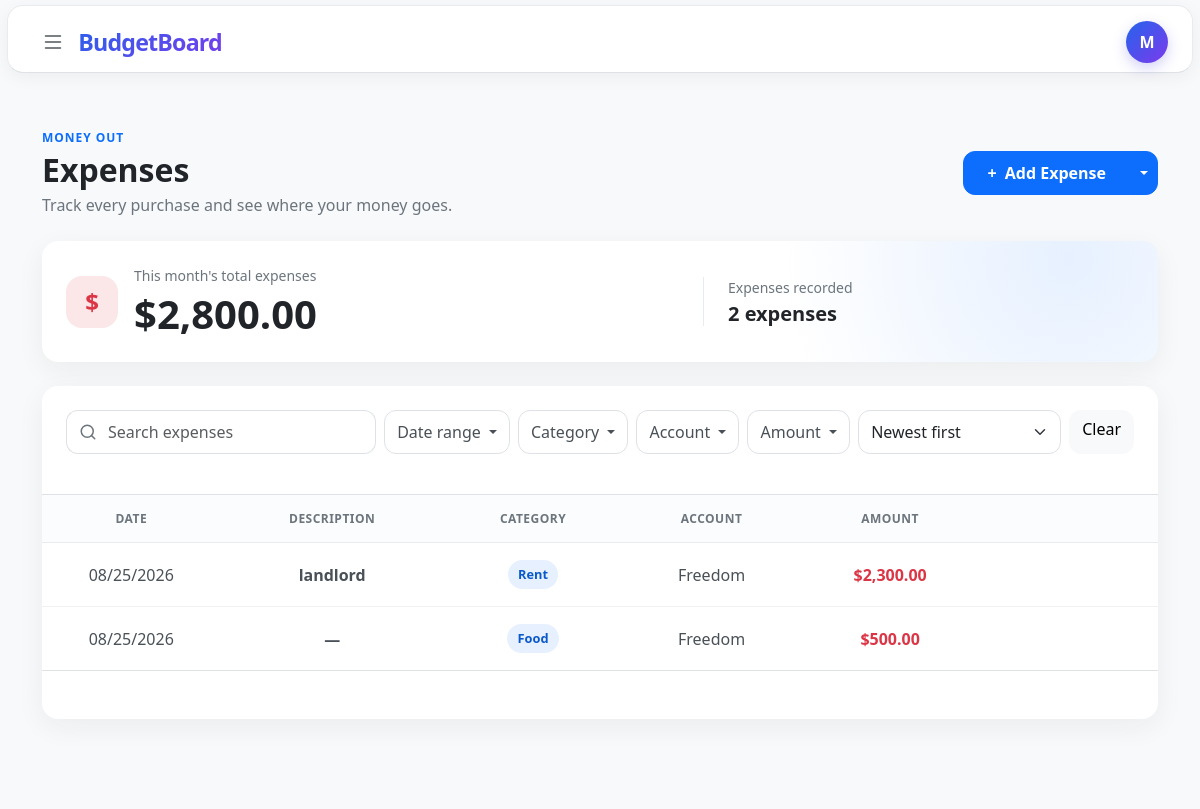
/expenses (signed in), run on the app's committed database.
### tables this page shows
CREATE TABLE expenses (
    id INTEGER PRIMARY KEY AUTOINCREMENT,
    user_id INTEGER NOT NULL,
    amount NUMERIC NOT NULL,
    category_id INTEGER NOT NULL,
    description TEXT,
    account_id INTEGER NOT NULL,
    date DATETIME NOT NULL DEFAULT CURRENT_TIMESTAMP,
    added_at DATETIME NOT NULL DEFAULT CURRENT_TIMESTAMP,

    FOREIGN KEY (user_id) REFERENCES users(id),
    FOREIGN KEY (category_id) REFERENCES categories(id),
    FOREIGN KEY (account_id) REFERENCES accounts(id)
);

CREATE TABLE categories (
    id INTEGER PRIMARY KEY AUTOINCREMENT,
    user_id INTEGER NOT NULL,
    name TEXT NOT NULL COLLATE NOCASE,
    type TEXT NOT NULL CHECK (
        type IN ('income', 'expense')
    ),
    created_at DATETIME NOT NULL DEFAULT CURRENT_TIMESTAMP,

    FOREIGN KEY (user_id) REFERENCES users(id),
    UNIQUE (user_id, name, type)
);

CREATE TABLE accounts(
    id INTEGER PRIMARY KEY AUTOINCREMENT,
    user_id INTEGER NOT NULL,
    name TEXT NOT NULL,
    type TEXT NOT NULL CHECK (
        type IN (
            'checking',
            'savings',
            'cash',
            'credit card',
            'investment',
            'other'
        )
    ),
    bank TEXT,
    created_at DATETIME NOT NULL DEFAULT CURRENT_TIMESTAMP, active INTEGER NOT NULL DEFAULT 1
CHECK (active IN (0, 1)),

    FOREIGN KEY (user_id) REFERENCES users(id)
);

### app.py (the view)
@app.route("/expenses", defaults={"limit": "10"}, methods=["GET", "POST"])
@app.route("/expenses/<limit>", methods=["GET", "POST"])
@login_required
def expenses(limit):
    return transaction_page(db, "expenses", limit)

### templates/expenses.html (shortened to what this page needs)
{% extends "layout.html" %}
{% from "_transaction_rows.html" import transaction_rows %}
{% block main %}
    <section class="income-page expense-page py-4 py-lg-5">
        <div class="container-xl">
            <div class="d-flex flex-column flex-sm-row align-items-sm-center justify-content-between gap-3 mb-4">
                <div>
                    <p class="income-eyebrow mb-1">Money out</p>
                    <h1 class="h2 fw-bold mb-1">Expenses</h1>
                    <p class="text-secondary mb-0">Track every purchase and see where your money goes.</p>
                </div>
                <div class="btn-group income-add-group align-self-start align-self-sm-center">
                    <button
                        class="btn btn-primary px-4"
                        type="button"
                        data-bs-toggle="modal"
                        data-bs-target="#addTransactionModal"
                    >
                        <span class="me-1" aria-hidden="true">+</span> Add Expense
                    </button>
                    <button
                        class="btn btn-primary dropdown-toggle dropdown-toggle-split"
                        type="button"
                        data-bs-toggle="dropdown"
                        aria-expanded="false"
                    >
                    </button>
                </div>
            </div>
            <div class="card income-summary-card border-0 mb-4">
                <div class="card-body p-4">
                    <div class="row align-items-center g-4">
                        <div class="col-sm-7">
                            <div class="d-flex align-items-center gap-3">
                                <div class="income-summary-icon expense-summary-icon" aria-hidden="true">$</div>
                                <div>
                                    <p class="text-secondary small mb-1">This month's total expenses</p>
                                    <p class="display-6 fw-bold mb-0">{{ summary["total"] | usd }}</p>
                                </div>
                            </div>
                        </div>
                        <div class="col-sm-5">
                            <div class="income-summary-detail ps-sm-4">
                                <p class="text-secondary small mb-1">Expenses recorded</p>
                                <p class="h5 fw-semibold mb-0">
                                    {{ summary["count"] }}
                                    {{ "expense" if summary["count"] == 1 else "expenses" }}
                                </p>
                            </div>
                        </div>
                    </div>
                </div>
            </div>
            <div class="card income-list-card border-0" id="transaction-results-card">
                <div class="card-body p-0">
                    <form
                        id="transaction-filter-form"
                        class="p-3 p-lg-4 border-bottom"
                        action="{{ url_for('expenses') }}"
                        method="get"
                    >
                        <div class="row g-2 align-items-center">
                            <div class="col-12 col-xl">
                                <div class="input-group income-search">
                                    <span class="input-group-text bg-white border-end-0 text-secondary" aria-hidden="true">
                                        <svg width="18" height="18" viewBox="0 0 24 24" fill="none" stroke="currentColor" stroke-width="2" stroke-linecap="round" stroke-linejoin="round">
                                            <circle cx="11" cy="11" r="8"></circle>
                                            <path d="m21 21-4.35-4.35"></path>
                                        </svg>
                                    </span>
                                    <input
                                        class="form-control border-start-0 ps-0"
                                        id="transaction-search-input"
                                        name="q"
                                        type="search"
                                        value="{{ filters['q'] }}"
                                        placeholder="Search expenses"
                                        aria-label="Search expenses"
                                    >
                                </div>
                            </div>
                            <div class="col-6 col-sm-auto dropdown">
                                <button class="btn btn-outline-secondary w-100 dropdown-toggle" type="button" data-bs-toggle="dropdown" data-bs-auto-close="outside" aria-expanded="false">
                                    Date range
                                </button>
                            </div>
                            <div class="col-6 col-sm-auto dropdown">
                                <button class="btn btn-outline-secondary w-100 dropdown-toggle" type="button" data-bs-toggle="dropdown" data-bs-auto-close="outside" aria-expanded="false">
                                    Category
                                </button>
                            </div>
                            <div class="col-6 col-sm-auto dropdown">
                                <button class="btn btn-outline-secondary w-100 dropdown-toggle" type="button" data-bs-toggle="dropdown" data-bs-auto-close="outside" aria-expanded="false">
                                    Account
                                </button>
                            </div>
                            <div class="col-6 col-sm-auto dropdown">
                                <button class="btn btn-outline-secondary w-100 dropdown-toggle" type="button" data-bs-toggle="dropdown" data-bs-auto-close="outside" aria-expanded="false">
                                    Amount
                                </button>
                            </div>
                            <div class="col-12 col-sm-auto">
                                <select class="form-select income-sort-select" id="expense-sort" name="sort">
                                    <option value="newest" {% if filters["sort"] == "newest" %}selected{% endif %}>Newest first</option>
                                </select>
                            </div>
                            <div class="col-12 col-sm-auto">
                                <a
                                    class="btn btn-light w-100 income-filter-clear"
                                    id="transaction-filter-clear"
                                    href="{{ url_for('expenses') }}"
                                >
                                    Clear
                                </a>
                            </div>
                        </div>
                    </form>
                    <div class="table-responsive">
                        <table class="table income-table align-middle mb-0">
                            <colgroup>
                                <col class="income-col-standard">
                                <col class="income-col-description">
                                <col class="income-col-standard">
                                <col class="income-col-account">
                                <col class="income-col-standard">
                                <col class="income-col-actions">
                            </colgroup>
                            <thead>
                                <tr>
                                    <th scope="col">Date</th>
                                    <th scope="col">Description</th>
                                    <th scope="col">Category</th>
                                    <th scope="col">Account</th>
                                    <th class="income-amount-column" scope="col">Amount</th>
                                    <th class="transaction-action-column" scope="col">
                                    </th>
                                </tr>
                            </thead>
                            <tbody id="transaction-results-body">
                                {{ transaction_rows(
                                    entries,
                                    accounts,
                                    transaction_page_url,
                                    transaction_amount_class,
                                    transaction_empty_message,
                                    "expense-category-options"
                                ) }}
                            </tbody>
                        </table>
                    </div>
                    <div class="text-center p-4 border-top" id="transaction-pagination">
                    </div>
                </div>
            </div>
        </div>
    </section>
{% endblock %}

### templates/_transaction_rows.html (shortened to what this page needs)
{% macro transaction_rows(entries, accounts, transaction_page_url, amount_class, empty_message, category_list_id) %}
    {% for entry in entries %}
        {% set editor_target = '.transaction-item-' ~ entry['id'] %}
        <tr class="transaction-row">
            <td>
                <div class="collapse show {{ editor_target[1:] }}">
                    <span class="text-nowrap">{{ entry["display_date"] }}</span>
                </div>
            </td>
            <td>
                <div class="collapse show {{ editor_target[1:] }}">
                    <span class="fw-semibold">{{ entry["description"] or "—" }}</span>
                </div>
            </td>
            <td>
                <div class="collapse show {{ editor_target[1:] }}">
                    <span class="income-category">{{ entry["category"] }}</span>
                </div>
            </td>
            <td>
                <div class="collapse show {{ editor_target[1:] }}">
                    {{ entry["account"] }}
                </div>
            </td>
            <td class="income-amount-column fw-semibold {{ amount_class }}">
                <div class="collapse show {{ editor_target[1:] }}">
                    {{ entry["amount"] | usd }}
                </div>
            </td>
            <td class="transaction-action-column">
                <div class="collapse show {{ editor_target[1:] }}">
                </div>
            </td>
        </tr>
    {% else %}
        <tr>
            <td class="text-center text-secondary py-5" colspan="6">
                {{ empty_message }}
            </td>
        </tr>
    {% endfor %}
{% endmacro %}

### data on the page
expenses: display_date "08/25/2026", description "landlord", category "Rent", account "Freedom", amount "$2,300.00"
expenses: display_date "08/25/2026", entry "—", category "Food", account "Freedom", amount "$500.00"

### other printed values
{{ session.get("username", "U")[0] | upper }} "M"
{{ summary["total"] | usd }} "$2,800.00"
{{ summary["count"] }} "2"
{{ "expense" if summary["count"] == 1 else "expenses" }} "expenses"
